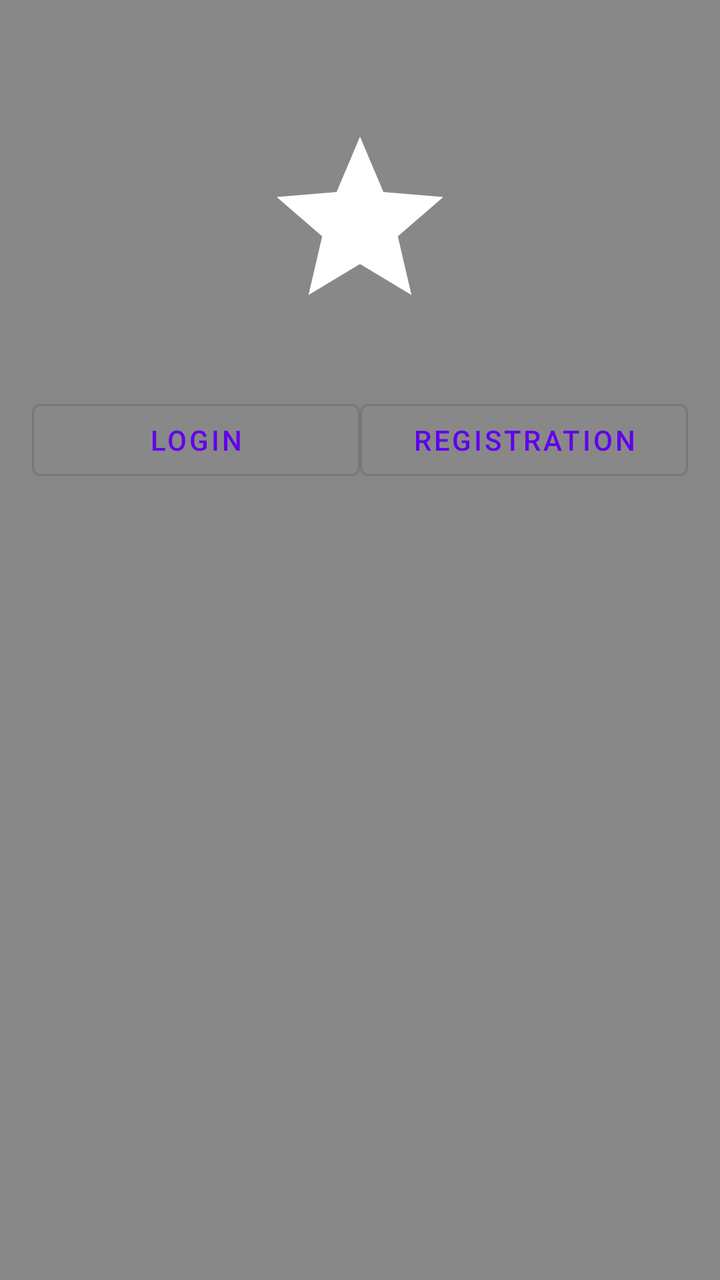
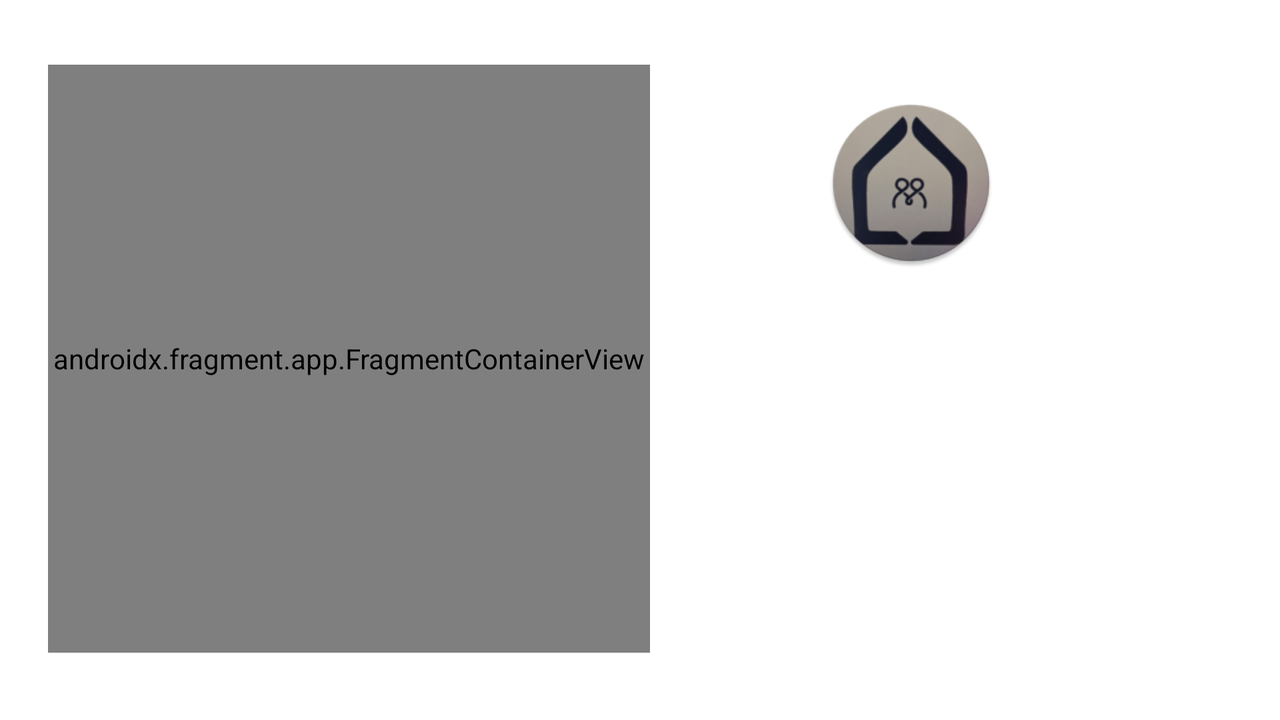

Two renders of one Android screen. The first uses the default layout on a phone; the second uses the alternative layout the repository ships for a different screen configuration, on a matching device. The two XML files are below.
<!-- AndroidManifest.xml: application theme Theme.CoinquyLife -->
<!-- res/layout/auth_layout.xml -->
<?xml version="1.0" encoding="utf-8"?>
<FrameLayout xmlns:android="http://schemas.android.com/apk/res/android"
    xmlns:app="http://schemas.android.com/apk/res-auto"
    xmlns:tools="http://schemas.android.com/tools"
    android:id="@+id/auth_root"
    android:layout_width="match_parent"
    android:layout_height="match_parent"
    android:fitsSystemWindows="true"
    tools:context=".Auth.AuthActivity">

    
    <androidx.viewpager2.widget.ViewPager2
        android:id="@+id/backgroundSlider"
        android:layout_width="match_parent"
        android:layout_height="match_parent"
        android:orientation="horizontal" />

    
    <View
        android:layout_width="match_parent"
        android:layout_height="match_parent"
        android:background="#77000000" />

    
    <ImageView
        android:id="@+id/logoImage"
        android:layout_width="100dp"
        android:layout_height="100dp"
        android:src="@drawable/ico_app_background"
        android:layout_gravity="top|center_horizontal"
        android:layout_marginTop="60dp"
        android:contentDescription="@string/app_name" />

    
    <androidx.constraintlayout.widget.ConstraintLayout
        android:id="@+id/toggleButtonsContainer"
        android:layout_width="match_parent"
        android:layout_height="wrap_content"
        android:layout_gravity="top"
        android:layout_marginTop="180dp"
        android:padding="16dp">

        <com.google.android.material.button.MaterialButton
            android:id="@+id/btnLogin"
            style="@style/Widget.MaterialComponents.Button.OutlinedButton"
            android:layout_width="0dp"
            android:layout_height="wrap_content"
            android:text="@string/login"
            app:layout_constraintTop_toTopOf="parent"
            app:layout_constraintStart_toStartOf="parent"
            app:layout_constraintEnd_toStartOf="@+id/btnRegister"
            app:layout_constraintWidth_default="percent"
            app:layout_constraintWidth_percent="0.5" />

        <com.google.android.material.button.MaterialButton
            android:id="@+id/btnRegister"
            style="@style/Widget.MaterialComponents.Button.OutlinedButton"
            android:layout_width="0dp"
            android:layout_height="wrap_content"
            android:text="@string/register"
            app:layout_constraintTop_toTopOf="parent"
            app:layout_constraintStart_toEndOf="@+id/btnLogin"
            app:layout_constraintEnd_toEndOf="parent"
            app:layout_constraintWidth_default="percent"
            app:layout_constraintWidth_percent="0.5" />

    </androidx.constraintlayout.widget.ConstraintLayout>

    
    <FrameLayout
        android:id="@+id/auth_fragment_container"
        android:layout_width="match_parent"
        android:layout_height="match_parent" />
</FrameLayout>
<!-- resources referenced by this layout -->
<resources>
  <!-- drawable ico_app_background (drawable) -->
  <?xml version="1.0" encoding="utf-8"?>
  <vector xmlns:android="http://schemas.android.com/apk/res/android"
      android:width="108dp"
      android:height="108dp"
      android:viewportWidth="24"
      android:viewportHeight="24">
      <path
          android:fillColor="#FFFFFF"
          android:pathData="M12,17.27L18.18,21l-1.64-7.03L22,9.24l-7.19-.61L12,2 9.19,8.63 2,9.24l5.46,4.73L5.82,21z"/>
  </vector>
  <string name="app_name" translatable="false">CoinquyLife</string>
  <string name="login">Login</string>
  <string name="register">Registration</string>
  <style name="Theme.CoinquyLife" parent="Theme.MaterialComponents.DayNight.DarkActionBar">
          
          <item name="colorPrimary">@color/purple_500</item>
          <item name="colorPrimaryVariant">@color/purple_700</item>
          <item name="colorOnPrimary">@color/white</item>
          
          <item name="colorSecondary">@color/teal_200</item>
          <item name="colorSecondaryVariant">@color/teal_700</item>
          <item name="colorOnSecondary">@color/black</item>
          
          <item name="android:statusBarColor">?attr/colorPrimaryVariant</item>
          
      </style>
  <color name="purple_500">#FF6200EE</color>
  <color name="purple_700">#FF3700B3</color>
  <color name="white">#FFFFFFFF</color>
  <color name="teal_200">#FF03DAC5</color>
  <color name="teal_700">#FF018786</color>
  <color name="black">#FF000000</color>
</resources>
<!-- res/layout-land/auth_layout.xml (the author's variant of the layout above) -->
<!-- drawn on the phone turned sideways -->
<?xml version="1.0" encoding="utf-8"?>
<androidx.constraintlayout.widget.ConstraintLayout xmlns:android="http://schemas.android.com/apk/res/android"
    xmlns:app="http://schemas.android.com/apk/res-auto"
    xmlns:tools="http://schemas.android.com/tools"
    android:layout_width="match_parent"
             android:layout_height="match_parent">


    <androidx.constraintlayout.widget.ConstraintLayout
        android:id="@+id/linearLayout"
        android:layout_width="389dp"
        android:layout_height="72dp"
        android:layout_marginTop="167dp"
        android:layout_marginBottom="431dp"
        app:layout_constraintBottom_toBottomOf="parent"
        app:layout_constraintEnd_toEndOf="parent"
        app:layout_constraintHorizontal_bias="1.0"
        app:layout_constraintStart_toStartOf="parent"
        app:layout_constraintTop_toTopOf="parent"
        app:layout_constraintVertical_bias="0.0">

        <Button
            android:id="@+id/btnLogin"
            android:layout_width="156dp"
            android:layout_height="64dp"
            android:layout_marginEnd="32dp"
            android:layout_marginBottom="4dp"
            android:text="@string/login"
            app:layout_constraintBottom_toBottomOf="parent"
            app:layout_constraintEnd_toEndOf="parent" />

        <Button
            android:id="@+id/btnRegister"
            android:layout_width="156dp"
            android:layout_height="64dp"
            android:layout_marginTop="4dp"
            android:layout_marginEnd="36dp"
            android:text="@string/registrati"
            app:layout_constraintEnd_toStartOf="@+id/btnLogin"
            app:layout_constraintTop_toTopOf="parent"
            tools:ignore="DuplicateSpeakableTextCheck,TextSizeCheck" />
    </androidx.constraintlayout.widget.ConstraintLayout>

    <ImageView
        android:id="@+id/imageView"
        android:layout_width="85dp"
        android:layout_height="87dp"
        android:layout_marginTop="48dp"
        android:contentDescription="@string/app_name"
        app:layout_constraintBottom_toTopOf="@+id/linearLayout"
        app:layout_constraintEnd_toEndOf="parent"
        app:layout_constraintHorizontal_bias="0.744"
        app:layout_constraintStart_toStartOf="parent"
        app:layout_constraintTop_toTopOf="parent"
        app:layout_constraintVertical_bias="0.0"
        app:srcCompat="@mipmap/ico_app_round" />

    <androidx.fragment.app.FragmentContainerView
        android:id="@+id/fragmentContainerView2"
        android:name="minicla03.coinquylife.Auth.UI.RegisterFragment"
        android:layout="@layout/fragment_register"
        android:layout_width="301dp"
        android:layout_height="294dp"
        android:layout_marginStart="24dp"
        app:layout_constraintBottom_toBottomOf="parent"
        app:layout_constraintEnd_toStartOf="@+id/imageView"
        app:layout_constraintHorizontal_bias="0.0"
        app:layout_constraintStart_toStartOf="parent"
        app:layout_constraintTop_toTopOf="parent"
        app:layout_constraintVertical_bias="0.491" />

</androidx.constraintlayout.widget.ConstraintLayout>
<!-- res/layout/fragment_register.xml (included above) -->
<?xml version="1.0" encoding="utf-8"?>
<ScrollView xmlns:android="http://schemas.android.com/apk/res/android"
    xmlns:tools="http://schemas.android.com/tools"
    android:layout_width="match_parent"
    android:layout_height="match_parent"
    tools:context=".Auth.RegisterFragment">

    <LinearLayout
        android:layout_width="match_parent"
        android:layout_height="wrap_content"
        android:orientation="vertical"
        android:padding="16dp">

        
        <EditText
            android:id="@+id/etNome"
            android:layout_width="match_parent"
            android:layout_height="wrap_content"
            android:hint="@string/nome" />

        
        <EditText
            android:id="@+id/etCognome"
            android:layout_width="match_parent"
            android:layout_height="wrap_content"
            android:hint="@string/cognome"
            android:layout_marginTop="8dp" />

        
        <EditText
            android:id="@+id/etEmail"
            android:layout_width="match_parent"
            android:layout_height="wrap_content"
            android:hint="@string/email"
            android:inputType="textEmailAddress"
            android:layout_marginTop="8dp" />

        
        <EditText
            android:id="@+id/etPassword"
            android:layout_width="match_parent"
            android:layout_height="wrap_content"
            android:hint="@string/password"
            android:inputType="textPassword"
            android:layout_marginTop="8dp" />

        
        <Button
            android:id="@+id/btnRegister"
            android:layout_width="match_parent"
            android:layout_height="wrap_content"
            android:text="@string/registrati"
            android:layout_marginTop="16dp" />

    </LinearLayout>

</ScrollView>
<!-- resources referenced by the variant -->
<!-- as the phone turned sideways resolves them -->
<resources>
  <!-- mipmap ico_app_round: webp bitmap (mipmap-hdpi, 5232 bytes) -->
  <string name="app_name" translatable="false">CoinquyLife</string>
  <string name="cognome">Cognome</string>
  <string name="email">Email</string>
  <string name="login">Login</string>
  <string name="nome">Nome</string>
  <string name="password">Password</string>
  <string name="registrati">Registration</string>
  <style name="Theme.CoinquyLife" parent="Theme.MaterialComponents.DayNight.DarkActionBar">
          
          <item name="colorPrimary">@color/purple_500</item>
          <item name="colorPrimaryVariant">@color/purple_700</item>
          <item name="colorOnPrimary">@color/white</item>
          
          <item name="colorSecondary">@color/teal_200</item>
          <item name="colorSecondaryVariant">@color/teal_700</item>
          <item name="colorOnSecondary">@color/black</item>
          
          <item name="android:statusBarColor">?attr/colorPrimaryVariant</item>
          
      </style>
  <color name="purple_500">#FF6200EE</color>
  <color name="purple_700">#FF3700B3</color>
  <color name="white">#FFFFFFFF</color>
  <color name="teal_200">#FF03DAC5</color>
  <color name="teal_700">#FF018786</color>
  <color name="black">#FF000000</color>
</resources>
